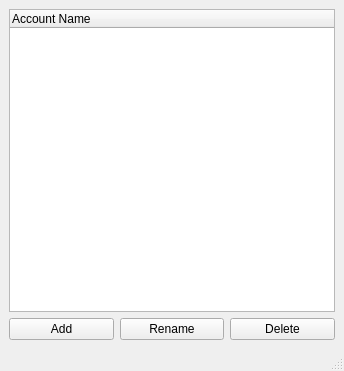
<?xml version="1.0" encoding="UTF-8"?>
<ui version="4.0">
 <class>AccountManager</class>
 <widget class="QMainWindow" name="AccountManager">
  <property name="geometry">
   <rect>
    <x>0</x>
    <y>0</y>
    <width>344</width>
    <height>371</height>
   </rect>
  </property>
  <property name="windowTitle">
   <string>Account Manager</string>
  </property>
  <property name="windowIcon">
   <iconset resource="../resources.qrc">
    <normaloff>:/resource/Transactions.png</normaloff>:/resource/Transactions.png</iconset>
  </property>
  <widget class="QWidget" name="centralwidget">
   <layout class="QGridLayout" name="gridLayout">
    <item row="0" column="0" colspan="3">
     <widget class="TreeWidget" name="treeWidget">
      <column>
       <property name="text">
        <string>Account Name</string>
       </property>
      </column>
     </widget>
    </item>
    <item row="2" column="1">
     <widget class="QPushButton" name="pushButton_Rename">
      <property name="text">
       <string>Rename</string>
      </property>
     </widget>
    </item>
    <item row="2" column="0">
     <widget class="QPushButton" name="pushButton_Add">
      <property name="enabled">
       <bool>true</bool>
      </property>
      <property name="text">
       <string>Add</string>
      </property>
      <property name="checkable">
       <bool>false</bool>
      </property>
     </widget>
    </item>
    <item row="2" column="2">
     <widget class="QPushButton" name="pushButton_Delete">
      <property name="enabled">
       <bool>true</bool>
      </property>
      <property name="text">
       <string>Delete</string>
      </property>
     </widget>
    </item>
   </layout>
  </widget>
  <widget class="QMenuBar" name="menubar">
   <property name="geometry">
    <rect>
     <x>0</x>
     <y>0</y>
     <width>344</width>
     <height>21</height>
    </rect>
   </property>
  </widget>
  <widget class="QStatusBar" name="statusbar"/>
 </widget>
 <customwidgets>
  <customwidget>
   <class>TreeWidget</class>
   <extends>QTreeWidget</extends>
   <header>AccountManager.h</header>
  </customwidget>
 </customwidgets>
 <resources>
  <include location="../resources.qrc"/>
 </resources>
 <connections/>
</ui>
